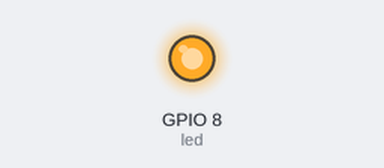
The program below on a simulated ESP32 board running MicroPython. On the bench: output pins drawn as LEDs (lit = HIGH).

Above: at 0.6 s.
At 2.25 s:
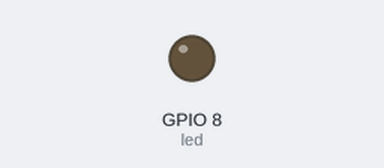
Timing chart, 0 to 3.0 s (numbered marks = the images above):
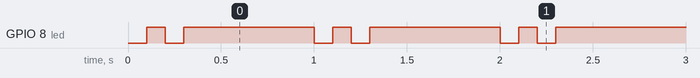

The program:

blink.py
```python
from machine import Pin
import time

led = Pin(8, Pin.OUT)  # Try 8 first

while True:
    led.off()
    time.sleep(0.1)
    led.on()
    time.sleep(0.1)

    led.off()
    time.sleep(0.1)
    led.on()
    time.sleep(0.7)
```

Measured:
- by itself, GPIO 8 (led): repeats every 1.0 s: LOW 0.10 s, HIGH 0.70 s, LOW 0.10 s, HIGH 0.10 s
- by itself, everything shown: repeats every 1.0 s, in 4 steps
